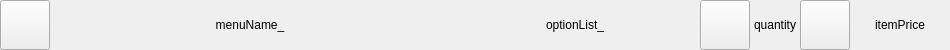
<?xml version="1.0" encoding="UTF-8"?>
<ui version="4.0">
 <class>Form</class>
 <widget class="QWidget" name="Form">
  <property name="geometry">
   <rect>
    <x>0</x>
    <y>0</y>
    <width>950</width>
    <height>50</height>
   </rect>
  </property>
  <property name="sizePolicy">
   <sizepolicy hsizetype="Fixed" vsizetype="Fixed">
    <horstretch>0</horstretch>
    <verstretch>0</verstretch>
   </sizepolicy>
  </property>
  <property name="minimumSize">
   <size>
    <width>950</width>
    <height>50</height>
   </size>
  </property>
  <property name="maximumSize">
   <size>
    <width>950</width>
    <height>50</height>
   </size>
  </property>
  <property name="windowTitle">
   <string>Form</string>
  </property>
  <property name="styleSheet">
   <string notr="true">#btn_cartAmountDec {
	border-image: url(:/2-2_cartItem/src/cartMinus_O.png);
}

#btn_cartAmountDec:hover {
	border-image: url(:/2-2_cartItem/src/cartMinus_H.png);
}

#btn_cartAmountDec:disabled {
	border-image: url(:/2-2_cartItem/src/cartMinus_D.png);
}

#btn_cartAmountInc {
	border-image: url(:/2-2_cartItem/src/cartAdd_O.png);
}

#btn_cartAmountInc:hover {
	border-image: url(:/2-2_cartItem/src/cartAdd_H.png);
}

#btn_cartRemove {
	border-image: url(:/2-2_cartItem/src/cartRemove_O.png);
}

#btn_cartRemove:hover {
	border-image: url(:/2-2_cartItem/src/cartRemove_H.png);
}</string>
  </property>
  <layout class="QHBoxLayout" name="horizontalLayout">
   <property name="spacing">
    <number>0</number>
   </property>
   <property name="leftMargin">
    <number>0</number>
   </property>
   <property name="topMargin">
    <number>0</number>
   </property>
   <property name="rightMargin">
    <number>0</number>
   </property>
   <property name="bottomMargin">
    <number>0</number>
   </property>
   <item>
    <widget class="QPushButton" name="btn_cartRemove">
     <property name="sizePolicy">
      <sizepolicy hsizetype="Fixed" vsizetype="Fixed">
       <horstretch>0</horstretch>
       <verstretch>0</verstretch>
      </sizepolicy>
     </property>
     <property name="minimumSize">
      <size>
       <width>50</width>
       <height>50</height>
      </size>
     </property>
     <property name="maximumSize">
      <size>
       <width>50</width>
       <height>50</height>
      </size>
     </property>
     <property name="text">
      <string/>
     </property>
    </widget>
   </item>
   <item>
    <widget class="QLabel" name="menuName_">
     <property name="sizePolicy">
      <sizepolicy hsizetype="MinimumExpanding" vsizetype="MinimumExpanding">
       <horstretch>0</horstretch>
       <verstretch>0</verstretch>
      </sizepolicy>
     </property>
     <property name="minimumSize">
      <size>
       <width>300</width>
       <height>50</height>
      </size>
     </property>
     <property name="maximumSize">
      <size>
       <width>16777215</width>
       <height>50</height>
      </size>
     </property>
     <property name="text">
      <string>menuName_</string>
     </property>
     <property name="alignment">
      <set>Qt::AlignCenter</set>
     </property>
    </widget>
   </item>
   <item>
    <widget class="QLabel" name="optionList_">
     <property name="minimumSize">
      <size>
       <width>250</width>
       <height>50</height>
      </size>
     </property>
     <property name="maximumSize">
      <size>
       <width>250</width>
       <height>50</height>
      </size>
     </property>
     <property name="text">
      <string>optionList_</string>
     </property>
     <property name="alignment">
      <set>Qt::AlignCenter</set>
     </property>
    </widget>
   </item>
   <item>
    <widget class="QPushButton" name="btn_cartAmountDec">
     <property name="sizePolicy">
      <sizepolicy hsizetype="Fixed" vsizetype="Fixed">
       <horstretch>0</horstretch>
       <verstretch>0</verstretch>
      </sizepolicy>
     </property>
     <property name="minimumSize">
      <size>
       <width>50</width>
       <height>50</height>
      </size>
     </property>
     <property name="maximumSize">
      <size>
       <width>50</width>
       <height>50</height>
      </size>
     </property>
     <property name="text">
      <string/>
     </property>
    </widget>
   </item>
   <item>
    <widget class="QLabel" name="quantity">
     <property name="sizePolicy">
      <sizepolicy hsizetype="Preferred" vsizetype="Preferred">
       <horstretch>0</horstretch>
       <verstretch>0</verstretch>
      </sizepolicy>
     </property>
     <property name="minimumSize">
      <size>
       <width>50</width>
       <height>50</height>
      </size>
     </property>
     <property name="maximumSize">
      <size>
       <width>50</width>
       <height>50</height>
      </size>
     </property>
     <property name="text">
      <string>quantity</string>
     </property>
     <property name="alignment">
      <set>Qt::AlignCenter</set>
     </property>
    </widget>
   </item>
   <item>
    <widget class="QPushButton" name="btn_cartAmountInc">
     <property name="sizePolicy">
      <sizepolicy hsizetype="Fixed" vsizetype="Fixed">
       <horstretch>0</horstretch>
       <verstretch>0</verstretch>
      </sizepolicy>
     </property>
     <property name="minimumSize">
      <size>
       <width>50</width>
       <height>50</height>
      </size>
     </property>
     <property name="maximumSize">
      <size>
       <width>50</width>
       <height>50</height>
      </size>
     </property>
     <property name="text">
      <string/>
     </property>
    </widget>
   </item>
   <item>
    <widget class="QLabel" name="itemPrice">
     <property name="minimumSize">
      <size>
       <width>100</width>
       <height>50</height>
      </size>
     </property>
     <property name="maximumSize">
      <size>
       <width>100</width>
       <height>50</height>
      </size>
     </property>
     <property name="text">
      <string>itemPrice</string>
     </property>
     <property name="alignment">
      <set>Qt::AlignCenter</set>
     </property>
    </widget>
   </item>
  </layout>
 </widget>
 <resources>
  <include location="../UI/resources.qrc"/>
 </resources>
 <connections>
  <connection>
   <sender>btn_cartAmountInc</sender>
   <signal>clicked()</signal>
   <receiver>Form</receiver>
   <slot>cartItemAmount_Increase()</slot>
   <hints>
    <hint type="sourcelabel">
     <x>832</x>
     <y>25</y>
    </hint>
    <hint type="destinationlabel">
     <x>830</x>
     <y>88</y>
    </hint>
   </hints>
  </connection>
  <connection>
   <sender>btn_cartAmountDec</sender>
   <signal>clicked()</signal>
   <receiver>Form</receiver>
   <slot>cartItemAmount_Decrease()</slot>
   <hints>
    <hint type="sourcelabel">
     <x>720</x>
     <y>35</y>
    </hint>
    <hint type="destinationlabel">
     <x>720</x>
     <y>68</y>
    </hint>
   </hints>
  </connection>
  <connection>
   <sender>btn_cartRemove</sender>
   <signal>clicked()</signal>
   <receiver>Form</receiver>
   <slot>cartItem_Remove()</slot>
   <hints>
    <hint type="sourcelabel">
     <x>21</x>
     <y>24</y>
    </hint>
    <hint type="destinationlabel">
     <x>-51</x>
     <y>25</y>
    </hint>
   </hints>
  </connection>
 </connections>
 <slots>
  <slot>cartItem_Remove()</slot>
  <slot>cartItemAmount_Increase()</slot>
  <slot>cartItemAmount_Decrease()</slot>
 </slots>
</ui>
